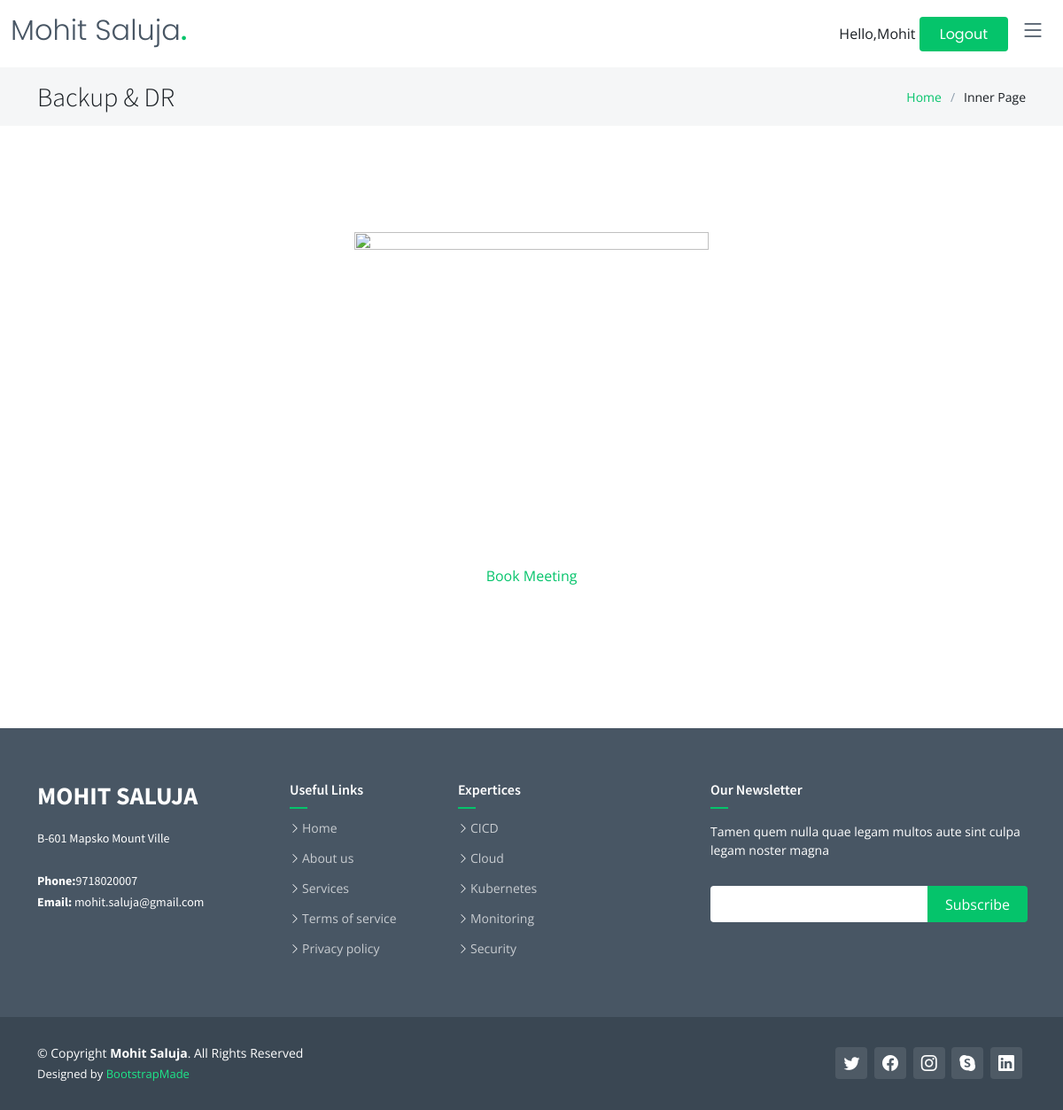
Page /service6 (signed in) on the committed database.
### web/models.py (models this page shows, shortened)
class address(models.Model):
    website_name = models.CharField(max_length=100)
    email_id = models.EmailField(max_length=100)
    phone = models.CharField(max_length=15)
    office_address = models.CharField(max_length=200, default="Offoce #123")

class service(models.Model):
    service_name = models.CharField(max_length=100)
    service_icon = models.CharField(max_length=100,blank=True )
    service_url = models.CharField(max_length=50, blank=True)
    service_details = RichTextUploadingField(blank=True)

### techblog/views.py (the view)
@login_required(login_url='loginpage')
def service6(request):
    color_scheme =  Features.objects.get().color_schem
    template = loader.get_template('service6.html')
    serviceData = service.objects.all()
    service_obj= service.objects.get(service_url='service6')
    service_description = service_categoreis.objects.filter(name=service_obj)
    addressData = address.objects.all()
    data = {'addressData': addressData, "serviceData":serviceData,
             "service_description":service_description,
              "color_scheme":color_scheme}
    return render(request, "service6.html", data)

### techblog/templates/service6.html (shortened to what this page needs)
{% extends 'base.html' %}
{% load static %}
  {% block "content" %}
    <div class="breadcrumbs">
      <div class="container">
          {% if serviceData %}
        <div class="d-flex justify-content-between align-items-center">
          <h2>{{ serviceData.5.service_name }}</h2>
          {% endif %}
          <ol>
            <li><a href="index.html">Home</a></li>
            <li>Inner Page</li>
          </ol>
        </div>
      </div>
    </div>
    <section class="inner-page">
      <div class="container" data-aos="fade-up">
        <div class="section-header">
         <section id="featured-services" class="featured-services">
          <div class="container">
            <img src="{% static '/assets/img/cicd-image.png' %}"  alt="" class="img-fluid" height="400" width="400">
          </div>
<link href="https://assets.calendly.com/assets/external/widget.css" rel="stylesheet">
<a href="" onclick="Calendly.initPopupWidget({url: 'https://calendly.com/mohitsaluja/30min'});return false;">Book Meeting</a>
      </div>
    </section>
  {% endblock %}

### techblog/templates/header.html (shortened to what this page needs)
{% load static %}
<!DOCTYPE html>
<html lang="en">
<head>
  <link href="{% static 'assets/vendor/bootstrap/css/bootstrap.min.css' %}" rel="stylesheet">
  <link href="{% static 'assets/vendor/bootstrap-icons/bootstrap-icons.css' %}" rel="stylesheet">
  <link href="{% static 'assets/vendor/aos/aos.css' %}" rel="stylesheet">
  <link href="{% static 'assets/vendor/glightbox/css/glightbox.min.css' %}" rel="stylesheet">
  <link href="{% static 'assets/vendor/swiper/swiper-bundle.min.css' %}" rel="stylesheet">
  {% if color_scheme == 'blue'%}
  <link href="{% static 'assets/css/variables-blue.css' %}" rel="stylesheet">
  {% elif  color_scheme == 'green' %}
  <link href="{% static 'assets/css/variables-green.css' %}" rel="stylesheet">
  {% elif  color_scheme == 'orange' %}
  <link href="{% static 'assets/css/variables-orange.css' %}" rel="stylesheet">
  {% elif  color_scheme == 'purple' %}
  <link href="{% static 'assets/css/variables-purple.css' %}" rel="stylesheet">
  {% elif  color_scheme == 'red' %}
  <link href="{% static 'assets/css/variables-red.css' %}" rel="stylesheet">
  {% elif  color_scheme == 'pink' %}
  <link href="{% static 'assets/css/variables-pink.css' %}" rel="stylesheet">
   {% endif %}
  <link href="{% static 'assets/css/main.css' %}" rel="stylesheet">
</head>
<body>
  <header id="header" class="header fixed-top" data-scrollto-offset="0">
    <div class="container-fluid d-flex align-items-center justify-content-between">
      <a href="index.html" class="logo d-flex align-items-center scrollto me-auto me-lg-0">
        <h1>{{ addressData.0.website_name }}<span>.</span></h1>
      </a>
      <nav id="navbar" class="navbar" >
        <i class="bi bi-list mobile-nav-toggle d-none"></i>
      </nav>
      {% if request.user.is_authenticated %}
      <span>
         Hello,{{ request.user }}
         <a class="btn-getstarted scrollto" href="{% url 'logout' %}">Logout</a>
      </span>
      {% else %}
      <span> </span>
      <span> </span>
      <a class="btn-getstarted scrollto" href="{% url 'loginpage' %}">Login</a>
      {% endif %}
      </div>
  </header>

### techblog/templates/footer.html (shortened to what this page needs)
{% load static %}
<footer id="footer" class="footer">
    <div class="footer-content">
      <div class="container">
        <div class="row">
          <div class="col-lg-3 col-md-6">
            <div class="footer-info">
              <h3>{{ addressData.0.website_name }}</h3>
              <p>
                {{ addressData.0.office_address}}
                <br><br>
                <strong>Phone:</strong>{{ addressData.0.phone }}<br>
                <strong>Email:</strong> {{ addressData.0.email_id }}<br>
              </p>
            </div>
          </div>
          <div class="col-lg-2 col-md-6 footer-links">
            <h4>Useful Links</h4>
            <ul>
              <li><i class="bi bi-chevron-right"></i> <a href="#">Home</a></li>
              <li><i class="bi bi-chevron-right"></i> <a href="#">About us</a></li>
              <li><i class="bi bi-chevron-right"></i> <a href="#">Services</a></li>
              <li><i class="bi bi-chevron-right"></i> <a href="#">Terms of service</a></li>
              <li><i class="bi bi-chevron-right"></i> <a href="#">Privacy policy</a></li>
            </ul>
          </div>
          <div class="col-lg-3 col-md-6 footer-links">
            <h4>Expertices</h4>
            <ul>
              <li><i class="bi bi-chevron-right"></i> <a href="#">CICD </a></li>
              <li><i class="bi bi-chevron-right"></i> <a href="#">Cloud </a></li>
              <li><i class="bi bi-chevron-right"></i> <a href="#">Kubernetes</a></li>
              <li><i class="bi bi-chevron-right"></i> <a href="#">Monitoring</a></li>
              <li><i class="bi bi-chevron-right"></i> <a href="#">Security</a></li>
            </ul>
          </div>
          <div class="col-lg-4 col-md-6 footer-newsletter">
            <h4>Our Newsletter</h4>
            <p>Tamen quem nulla quae legam multos aute sint culpa legam noster magna</p>
            <form action="{% url 'subscribe_newsletter' %}" method="post">
              <input type="email" name="email"><input type="submit" value="Subscribe">
            </form>
          </div>
        </div>
      </div>
    </div>
    <div class="footer-legal text-center">
      <div class="container d-flex flex-column flex-lg-row justify-content-center justify-content-lg-between align-items-center">
        <div class="d-flex flex-column align-items-center align-items-lg-start">
          <div class="copyright">
            &copy; Copyright <strong><span>{{ addressData.0.website_name }}</span></strong>. All Rights Reserved
          </div>
          <div class="credits">
            Designed by <a href="https://bootstrapmade.com/">BootstrapMade</a>
          </div>
        </div>
        <div class="social-links order-first order-lg-last mb-3 mb-lg-0">
          <a href="#" class="twitter"><i class="bi bi-twitter"></i></a>
          <a href="#" class="facebook"><i class="bi bi-facebook"></i></a>
          <a href="#" class="instagram"><i class="bi bi-instagram"></i></a>
          <a href="#" class="google-plus"><i class="bi bi-skype"></i></a>
          <a href="#" class="linkedin"><i class="bi bi-linkedin"></i></a>
        </div>
      </div>
    </div>
  </footer>
</body>
</html>

### techblog/static/assets/css/variables-green.css (style rules this page uses)
:root { --font-default: 'Open Sans', system-ui, -apple-system, "Segoe UI", Roboto, "Helvetica Neue", Arial, "Noto Sans", "Liberation Sans", sans-serif, "Apple Color Emoji", "Segoe UI Emoji", "Segoe UI Symbol", "Noto Color Emoji"; --font-primary: 'Source Sans Pro', sans-serif; --font-secondary: 'Poppins', sans-serif; --color-default: #1a1f24; --color-default-rgb: 26, 31, 36; --color-links: #05c46b; --color-links-hover: #1de789; --color-primary: #05c46b; --color-primary-light: #1de789; --color-primary-dark: #01a156; --color-primary-rgb: 5, 196, 107; --color-primary-light-rgb: 29, 231, 137; --color-primary-dark-rgb: 1, 161, 86; --color-secondary: #485664; --color-secondary-light: #8f9fae; --color-secondary-dark: #3a4753; --color-secondary-rgb: 72, 86, 100; --color-secondary-light-rgb: 143, 159, 174; --color-secondary-dark-rgb: 58, 71, 83; --color-blue: #0d6efd; --color-blue-rgb: 13, 110, 253; --color-indigo: #6610f2; --color-indigo-rgb: 102, 16, 242; --color-purple: #6f42c1; --color-purple-rgb: 111, 66, 193; --color-pink: #f3268c; --color-pink-rgb: 243, 38, 140; --color-red: #df1529; --color-red-rgb: 223, 21, 4; --color-orange: #fd7e14; --color-orange-rgb: 253, 126, 20; --color-yellow: #ffc107; --color-yellow-rgb: 255, 193, 7; --color-green: #059652; --color-green-rgb: 5, 150, 82; --color-teal: #20c997; --color-teal-rgb: 32, 201, 151; --color-cyan: #0dcaf0; --color-cyan-rgb: 13, 202, 240; --color-white: #ffffff; --color-white-rgb: 255, 255, 255; --color-gray: #6c757d; --color-gray-rgb: 108, 117, 125; --color-black: #000000; --color-black-rgb: 0, 0, 0; }
:root { --bs-blue: var(--color-blue); --bs-indigo: var(--color-indigo); --bs-purple: var(--color-purple); --bs-pink: var(--color-pink); --bs-red: var(--color-red); --bs-orange: var(--color-orange); --bs-yellow: var(--color-yellow); --bs-green: var(--color-green); --bs-teal: var(--color-teal); --bs-cyan: var(--color-cyan); --bs-white: var(--color-white); --bs-gray: var(--color-gray); --bs-gray-dark: #343a40; --bs-gray-100: #f8f9fa; --bs-gray-200: #e9ecef; --bs-gray-300: #dee2e6; --bs-gray-400: #ced4da; --bs-gray-500: #adb5bd; --bs-gray-600: #6c757d; --bs-gray-700: #495057; --bs-gray-800: #343a40; --bs-gray-900: #212529; --bs-primary: var(--color-blue); --bs-secondary: var(--color-blue); --bs-success: #198754; --bs-info: #0dcaf0; --bs-warning: #ffc107; --bs-danger: #dc3545; --bs-light: #f8f9fa; --bs-dark: #212529; --bs-primary-rgb: var(--color-primary-rgb); --bs-secondary-rgb: var(--color-secondary-rgb); --bs-success-rgb: 25, 135, 84; --bs-info-rgb: 13, 202, 240; --bs-warning-rgb: 255, 193, 7; --bs-danger-rgb: 220, 53, 69; --bs-light-rgb: 248, 249, 250; --bs-dark-rgb: 33, 37, 41; --bs-white-rgb: var(--color-white-rgb); --bs-black-rgb: var(--color-black-rgb); --bs-body-color-rgb: var(--color-default-rgb); --bs-body-bg-rgb: 255, 255, 255; --bs-font-sans-serif: var(--font-default); --bs-font-monospace: SFMono-Regular, Menlo, Monaco, Consolas, "Liberation Mono", "Courier New", monospace; --bs-gradient: linear-gradient(180deg, rgba(255, 255, 255, 0.15), rgba(255, 255, 255, 0)); --bs-body-font-family: var(--font-default); --bs-body-font-size: 1rem; --bs-body-font-weight: 400; --bs-body-line-height: 1.5; --bs-body-color: var(--color-default); --bs-body-bg: #fff; }

### rows in the picture
address: website_name "Mohit Saluja", website_name "MOHIT SALUJA", office_address "B-601 Mapsko Mount Ville", phone "9718020007", email "mohit.saluja@gmail.com"
service: service_name "Backup & DR"

### other values in the picture
{{ request.user }} "Mohit"
